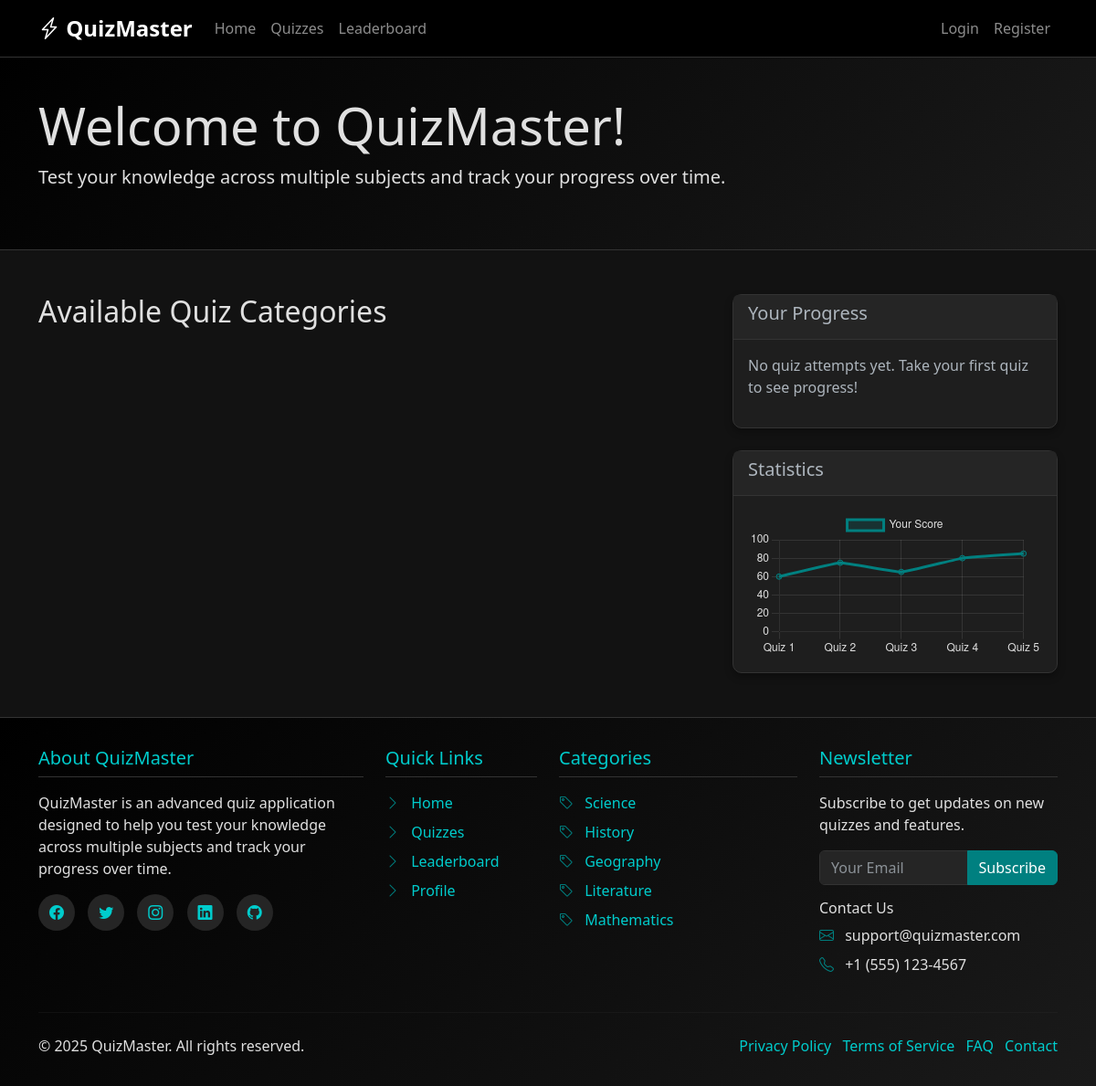
The app's page /, older data.
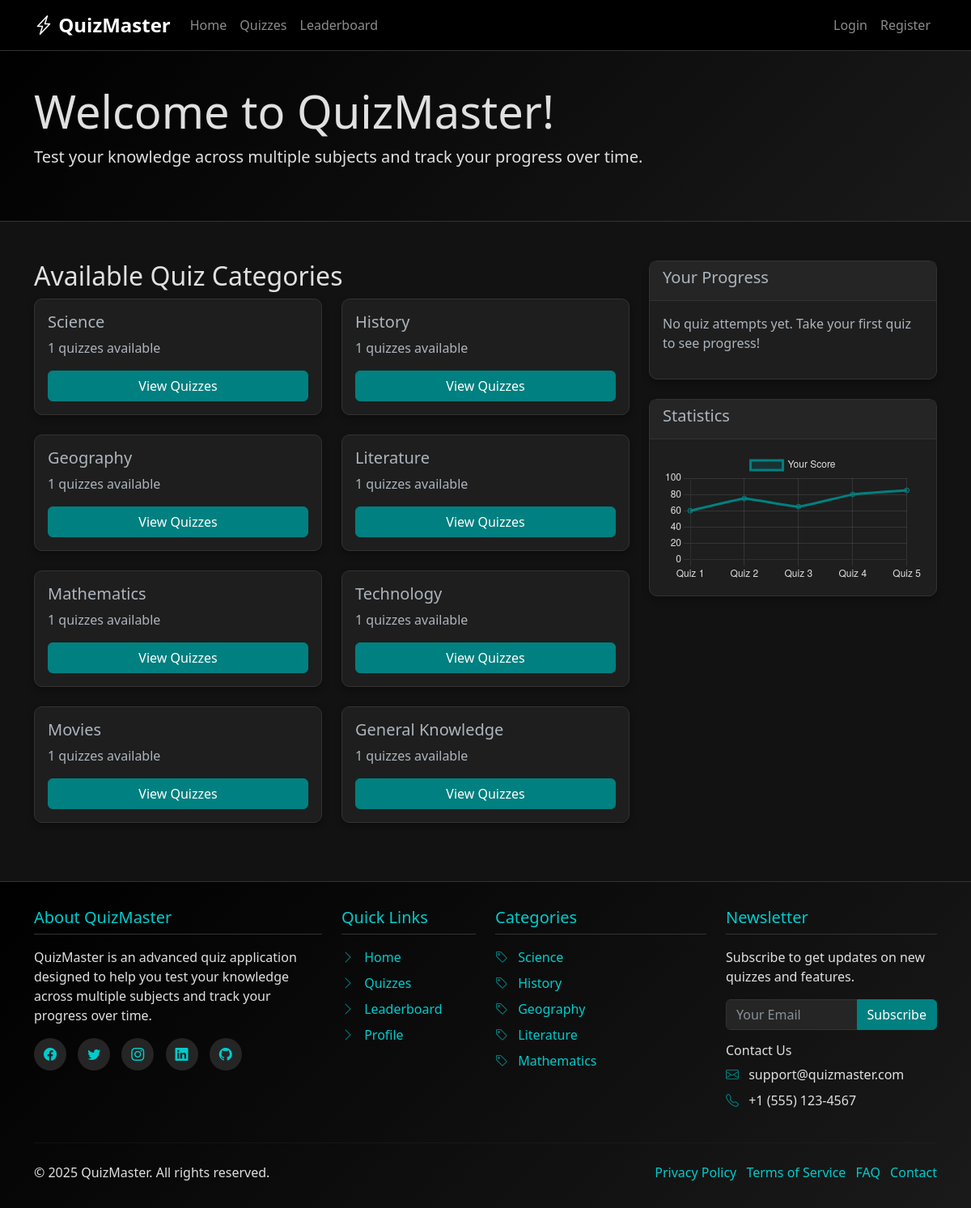
The same page, newer data.
### quiz/models.py (models this page shows, shortened)
class Category(models.Model):
    name = models.CharField(max_length=100, unique=True)
    description = models.TextField(blank=True)
    created_at = models.DateTimeField(auto_now_add=True)
    class Meta:
        verbose_name_plural = "Categories"
        indexes = [
            models.Index(fields=['name']),
        ]

### quiz/views.py (the view)
# urls.py: path("", views.home, name="home"),
def home(request):
    cache_key = 'homepage_data'
    cached_data = cache.get(cache_key)
    if cached_data is None:
        categories = Category.objects.prefetch_related('quizzes').annotate(
            quiz_count=Count('quizzes')
        ).all()
        latest_attempts = QuizAttempt.objects.select_related(
            'quiz', 'user'
        ).order_by('-completed_at')[:5] if request.user.is_authenticated else []
        cached_data = {
            'categories': categories,
            'latest_attempts': latest_attempts,
        }
        cache.set(cache_key, cached_data, 300)
    return render(request, 'quiz/home.html', cached_data)

### quiz/templates/quiz/home.html (shortened to what this page needs)
{% extends "quiz/base.html" %}
{% block content %}
<div class="jumbotron rounded-0">
  <div class="container py-5">
    <h1 class="display-4">Welcome to QuizMaster!</h1>
    <p class="lead">Test your knowledge across multiple subjects and track your progress over time.</p>
  </div>
</div>
<div class="container my-5">
  <div class="row">
    <div class="col-md-8">
      <h2>Available Quiz Categories</h2>
      <div class="row">
        {% for category in categories %}
        <div class="col-md-6 mb-4">
          <div class="card category-card h-100">
            <div class="card-body d-flex flex-column">
              <h5 class="card-title">{{ category.name }}</h5>
              <p class="card-text flex-grow-1">{{ category.quizzes.count }} quizzes available</p>
              <a href="#" class="btn btn-primary mt-auto view-quizzes" data-category="{{ category.id }}">View Quizzes</a>
            </div>
          </div>
        </div>
        {% endfor %}
      </div>
    </div>
    <div class="col-md-4">
      <div class="card">
        <div class="card-header">
          <h5>Your Progress</h5>
        </div>
        <div class="card-body">
          {% if latest_attempts %}
          <h6>Recent Attempts</h6>
          <ul class="list-group list-group-flush">
            {% for attempt in latest_attempts|slice:":5" %}
            <li class="list-group-item bg-dark">
              <div class="d-flex justify-content-between">
                <span>{{ attempt.quiz.title }}</span>
                <span class="badge bg-primary">{{ attempt.score }}/{{ attempt.quiz.questions.count }}</span>
              </div>
              <small class="text-muted">{{ attempt.completed_at|date:"M d, Y" }}</small>
            </li>
            {% endfor %}
          </ul>
          {% else %}
          <p>No quiz attempts yet. Take your first quiz to see progress!</p>
          {% endif %}
        </div>
      </div>
      <div class="card mt-4">
        <div class="card-header">
          <h5>Statistics</h5>
        </div>
        <div class="card-body">
          <canvas id="progressChart" width="400" height="200"></canvas>
        </div>
      </div>
    </div>
  </div>
</div>
{% endblock %}

Row changes from the older to the newer data that the page shows:
added Category: name "Science", quizzes.count "1"
added Category: name "History", quizzes.count "1"
added Category: name "Geography", quizzes.count "1"
added Category: name "Literature", quizzes.count "1"
added Category: name "Mathematics", quizzes.count "1"
added Category: name "Technology", quizzes.count "1"
added Category: name "Movies", quizzes.count "1"
added Category: name "General Knowledge", quizzes.count "1"
